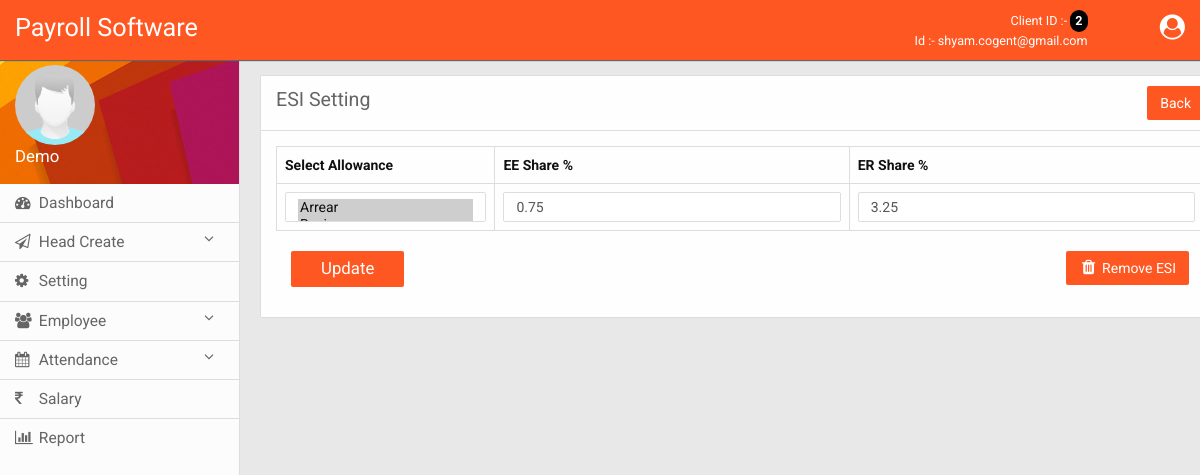
The page /clients/setting_esi.php (signed in) on the database its author committed.
### tables this page shows
CREATE TABLE IF NOT EXISTS `d_setting` (
  `dsid` int NOT NULL AUTO_INCREMENT,
  `licence_to` date NOT NULL,
  `licence_from` date NOT NULL,
  `site_name` varchar(50) NOT NULL,
  `developer` varchar(30) NOT NULL,
  `url` varchar(100) NOT NULL,
  `contact` varchar(10) NOT NULL,
  `contact2` varchar(10) NOT NULL,
  `email` varchar(50) NOT NULL,
  `user_type` varchar(50) NOT NULL,
  PRIMARY KEY (`dsid`)
);

CREATE TABLE IF NOT EXISTS `client` (
  `cid` int NOT NULL AUTO_INCREMENT,
  `name` varchar(100) NOT NULL,
  `gender` varchar(1) NOT NULL,
  `phone` varchar(15) NOT NULL,
  `mobile` varchar(10) NOT NULL,
  `email` varchar(80) NOT NULL,
  `password` varchar(50) NOT NULL,
  `plan` varchar(11) NOT NULL,
  `plan_start` date NOT NULL,
  `plan_end` date NOT NULL,
  `usertype` varchar(20) NOT NULL,
  `amount` decimal(20,2) NOT NULL,
  `status` varchar(20) NOT NULL,
  PRIMARY KEY (`cid`)
);

CREATE TABLE IF NOT EXISTS `com_esi` (
  `esi_id` int NOT NULL AUTO_INCREMENT,
  `ee_share` decimal(10,2) NOT NULL,
  `er_share` decimal(10,2) NOT NULL,
  `client_id` int NOT NULL,
  PRIMARY KEY (`esi_id`)
);

### clients/setting_esi.php (the view, shortened to what this page needs)
<?include('extra/top.php');?>
<?include('extra/sidemenu.php');?>
<div class="main">
    <?
        $sql="SELECT * FROM com_esi where client_id='$clientid'";
        $res=$con->query($sql);
        $row=mysqli_fetch_array($res);
        $id=$row['esi_id'];
        if(!$row)
        {?>
            <div class="page_details">
                <div class="col-sm-12 pad15_line">
                    <div class="col-sm-6 pad0">
                        <div class="headding">ESI Setting</div>
                    </div>
                    <div class="col-sm-6 text-right pad0">
                        <a href="create_company" class="batt btn">Back</a>
                    </div>
                </div>
                <div class="col-sm-12 pad15">
                    <form class="form" role="form" method="post">
                        <table class="table table-bordered">
                            <tr>
                                <th>Select Allowance</th>
                                <th>EE Share %</th>
                                <th>ER Share %</th>
                            </tr>
                            <tr>
                                <td>
                                    <select name="allowance[]" class="form-control selectpicker" data-show-subtext="true" data-live-search="true" multiple="true">
                                        <?
                                            $sql="select * from allowance where client_id='$clientid' order by allowance asc";
                                            $res=$con->query($sql);
                                            while($al=mysqli_fetch_array($res))
                                                echo "<option>".$al['allowance']."</option>";
                                        ?>
                                    </select>
                                </td>
                                <td><input type="text" name="ee_share" class="form-control"></td>
                                <td><input type="text" name="er_share" class="form-control"></td>
                            </tr>
                        </table>
                        <div class="col-sm-12">
                            <div class="form-group">
                                <input type="submit" name="submit" class="btn btn-primary" value="Submit">
                            </div>
                        </div>
                    </form>
                    <?
                        if(isset($_POST['submit']))
                        {
                            extract($_POST);
                            $sql="insert into com_esi values ('','$ee_share','$er_share','$clientid')";
                            $con->query($sql);
                            $sql="select max(esi_id) from com_esi where client_id='$clientid'";
                            $res=$con->query($sql);
                            $row=mysqli_fetch_array($res);
                            $esi_id=$row[0];
                            foreach($allowance as $key)
                            {
                                $sql="insert into com_esi_allowance values ('','$esi_id','$key','$clientid')";
                                $con->query($sql);
                            }
                            echo "<script>window.location.href='setting_esi';</script>";
                        }
                    ?>
                </div>
                <div class="clear"></div>
            </div>
        <?}
        else
        {?>
            <div class="page_details">
                <div class="col-sm-12 pad15_line">
                    <div class="col-sm-6 pad0">
                        <div class="headding">ESI Setting</div>
                    </div>
                    <div class="col-sm-6 text-right pad0">
                        <a href="create_company" class="batt btn">Back</a>
                    </div>
                </div>
                <div class="col-sm-12 pad15">
                    <form class="form" role="form" method="post">
                        <table class="table table-bordered">
                            <tr>
                                <th>Select Allowance</th>
                                <th>EE Share %</th>
                                <th>ER Share %</th>
                            </tr>
                            <tr>
                                <td>
                                    <select name="allowance[]" class="form-control selectpicker" data-show-subtext="true" data-live-search="true" multiple="true">
                                        <?
                                            $sql="select * from allowance where client_id='$clientid' order by allowance asc";
                                            $res=$con->query($sql);
                                            while($al=mysqli_fetch_array($res))
                                            {
                                                $alw=$al['allowance'];
                                                $s="select * from com_esi_allowance where esi_allowance='$alw' and client_id='$clientid'";
                                                $alt=mysqli_fetch_array($con->query($s));
                                                if(!$alt)
                                                {?>
                                                    <option><?echo $alw;?></option>
                                                <?}
                                                else
                                                {?>
                                                    <option selected><?echo $alw;?></option>
                                                <?}
                                            }
                                        ?>
                                    </select>
                                </td>
                                <td><input type="text" name="ee_share" class="form-control" value="<?echo $row['ee_share'];?>"></td>
                                <td><input type="text" name="er_share" class="form-control" value="<?echo $row['er_share'];?>"></td>
                            </tr>
                        </table>
                        <div class="col-sm-12">
                            <div class="form-group">
                                <input type="submit" name="submit" class="btn btn-primary" value="Update">
                                <a href="#" onclick='JSconfirm(<?php echo $id;?>)' class="batt btn pull-right"><i class="fa fa-trash" style="color: #FFF;"></i> Remove ESI</a>
                            </div>
                        </div>
                    </form>
                </div>
            </div>
        <?}
    ?>
</div>
<?include('extra/footer.php');?>

### clients/extra/top.php (shortened to what this page needs)
<?php
    $sesuser=$_SESSION['cu'];
    include('extra/connect.php');
    $data=mysqli_fetch_array($con->query("select * from client where email='$sesuser'"));
    $data2=mysqli_fetch_array($con->query("select * from d_setting"));
    $clientid=$data['cid'];
?>
<!DOCTYPE html>
<html lang="en">
<head>
    <link href="css/bootstrap.css" rel="stylesheet" type="text/css" />
    <link href="css/font-awesome.css" rel="stylesheet" type="text/css" />
    <link rel="stylesheet" href="css/slidemenu.css">
    <link rel="stylesheet" href="js/sweetalert.css">
    <link rel="stylesheet" type="text/css" href="css/dataTables.bootstrap.min.css">
    <link rel="stylesheet" type="text/css" href="css/style.css">
    <link rel="stylesheet" href="https://cdnjs.cloudflare.com/ajax/libs/bootstrap-select/1.10.0/css/bootstrap-select.min.css" />
</head>
<body class="with-side-menu">
<div class="top">
    <div class="col-sm-9 col-md-9 col-xs-8 pad0">
        <?php echo $data2['site_name'];?>
    </div>
    <div class="col-sm-2 col-md-2 col-xs-2 pad0 text-right clients">
        Client ID :- <span><?php echo $clientid;?></span><br>
        Id :- <?php echo $sesuser;?>
    </div>
    <div class="col-sm-1 col-md-1 col-xs-2 pad0 text-right">
        <div class="admin dropdown-toggle" data-toggle="dropdown" role="button" aria-haspopup="true" aria-expanded="false">
            <i class="fa fa-user-circle"></i>
        </div>
    </div>
</div>

### clients/extra/sidemenu.php (shortened to what this page needs)
<?php
    if(!$data['img'])
    {
        if($data['gender']=='M')
            $pic="male.jpg";
        else
            $pic="female.jpg";
    }
    else
        $pic=$data['image'];
?>
<div class="side-menu">
    <div class="userbox">
        <img src="img/<?echo $pic;?>">
        <div><?echo $data['name'];?></div>
    </div>
    <div class="side_bar">
        <ul id="mymenu">
            <li><a href="home"><i class="fa fa-dashboard"></i> Dashboard</a></li>
            <li><a href="#!"><i class="fa fa-paper-plane-o"></i> Head Create <i class="fa fa-angle-down down" style="float: right;"></i></a>
            </li>
            <li><a href="create_company"><i class="fa fa-cog"></i> Setting</a></li>
            <li><a href="#!"><i class="fa fa-users"></i> Employee <i class="fa fa-angle-down down" style="float: right;"></i></a>
            </li>
            <li><a href="#!"><i class="fa fa-calendar"></i> Attendance <i class="fa fa-angle-down down" style="float: right;"></i></a>
            </li>
            <li><a href="sallary"><i class="fa fa-inr"></i> Salary</a></li>
            <li><a href="report"><i class="fa fa-bar-chart"></i> Report</a></li>
        </ul>
    </div>
</div>

### clients/css/slidemenu.css (style rules this page uses)
.side-menu { width: 240px; position: fixed; top: 0; left: 0; height: 100%; overflow: auto; z-index: 60; padding-top: 50px; padding-bottom: 20px; background: #fcfcfc; border-right: 1px #ddd solid; }

### clients/css/style.css (style rules this page uses)
body { font-family: 'Roboto', sans-serif; background: #e8e8e8; margin: 0px; padding: 0px; }
.pad0 { padding: 0px; }
.top { width: 100%; background-color: #FF5722; color: #FFF; padding: 10px 15px; font-size: 1.8em; box-shadow: 0px 1px 1px #656565; position: fixed; z-index: 10000; }
.admin { cursor: pointer; display: inline-block; }
.userbox { background: url('../img/user-img.jpg') no-repeat; background-size: 100% 100%; font-size: 1.2em; color: #FFF; padding: 15px; }
.userbox img { width: 80px; height: 80px; border-radius: 100%; }
.side_bar { overflow: auto; }
.side_bar ul { padding: 0px; margin: 0px; list-style: none; }
.side_bar a { display: block; padding: 8px 15px; font-weight: 400; color: #656565; font-size: 1.11em; text-decoration: none; }
.side_bar ul i { width: 20px; }
.side_bar ul li { border-bottom: 1px solid #ddd; }
.side_bar ul li:last-child { border: none; }
.main { width: 80%; position: relative; color: #111; top: 75px; left: 260px; margin-bottom: 75px; }
.page_details, .notbox { background: #fefefe; border: 1px solid #ddd; border-radius: 1px; min-height: 100px; }
.pad15_line { padding: 10px 15px; border-bottom: 1px #ddd solid; }
.pad15 { padding: 15px; }
.headding { font-size: 1.4em; color: #656565; }
.form input, .form select { border: 1px solid #ddd; box-shadow: none; border-radius: 2px; font-weight: 400; }
.form input[type=submit], .form input[type=button] { border: none; box-shadow: none; border-radius: 2px; font-weight: normal; padding: 6px 30px; font-size: 1.2em; background-color: #FF5722; color: #FFF; }
.batt { background: #FF5722; color: #FFF; border-radius: 2px; }
.page_details .fa-trash { font-size: 1.2em; color: red; width: 20px; display: inline-block; }
.table input, .table select { height: 30px; line-height: 30px; font-size: 1em; }
.clients { font-size: .5em; }
.clients span { font-size: 1em; background:#000; display: inline-block; padding: 2px 5px; border-radius: 10px; font-weight: bold; }

### rows shown on the page
d_setting: site_name "Payroll Software"
client: cid "2", name "Demo"
com_esi: ee_share "0.75", er_share "3.25"

### other values the page prints
$sesuser "shyam.cogent@gmail.com"
form field value "Arrear ☑"
